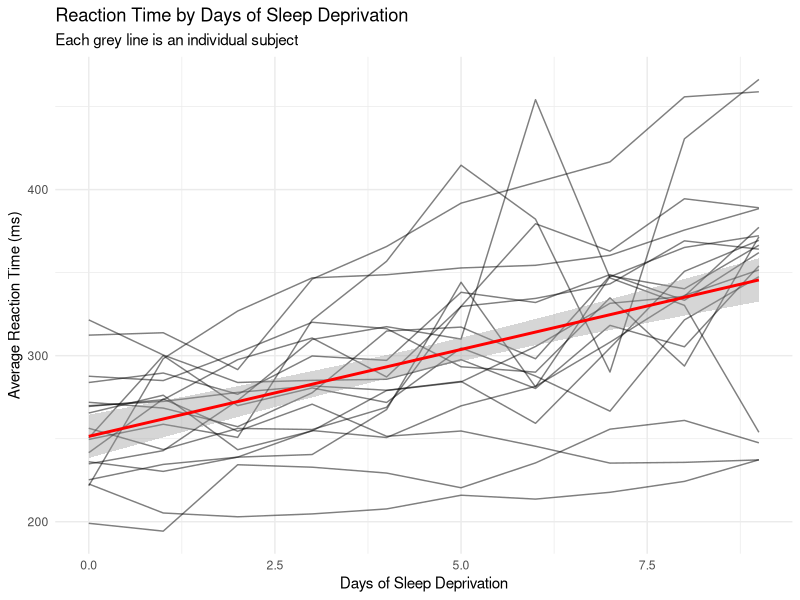

This chart was generated by the following R code:
install.packages("lme4")

library(lme4)
library(tidyverse)

# We will use the 'sleepstudy' dataset from lme4
# It shows the reaction time ('Reaction') of subjects on successive
# days ('Days') of sleep deprivation.
glimpse(sleepstudy)

ggplot(sleepstudy, aes(x = Days, y = Reaction, group = Subject)) +
  geom_line(alpha = 0.5) + # Individual lines
  geom_smooth(method = "lm", aes(group = 1), color = "red") + # Overall trend line
  labs(title = "Reaction Time by Days of Sleep Deprivation",
       subtitle = "Each grey line is an individual subject",
       x = "Days of Sleep Deprivation",
       y = "Average Reaction Time (ms)") +
  theme_minimal()

# Fit the random intercept model
model_intercept <- lmer(Reaction ~ Days + (1 | Subject), data = sleepstudy)

# Get the summary
summary(model_intercept)